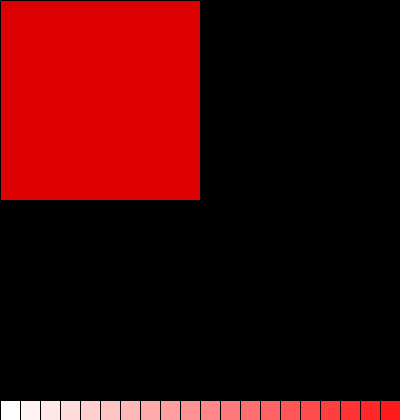
Frame 1 (no input)
Frame 60 (the mouse pressed at the canvas centre just before this capture): identical to frame 1, image omitted
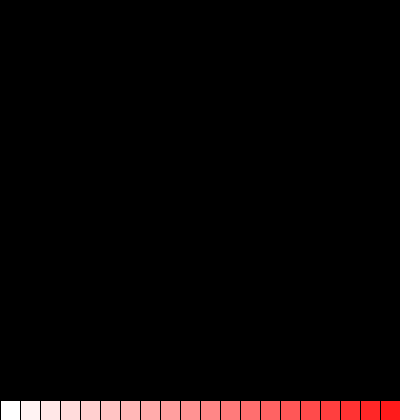
Frame 120 (the mouse held since frame 60 and released just before this capture)

The Processing sketch that drew these frames (run headless with seeded random() and noise(); from frame 60 on, the mouse is pressed at the canvas centre):

// Processing sketch: processing_5690
// ── processing_5690.pde

void setup ()
{
  size (400,420);
}

void draw ()
{ background (0);

  if (mouseX< width/2 && mouseY<210)
  { fill (220,0,0);
    rect(0,0,200,200);
  }
  
  if(mouseX > width/2 && mouseY<height/2)
  {
    fill (0,220,0);
    rect(200,0,200,200);
  }
  if (mouseX < width/2 && mouseY >height/2)
 { fill (0,0,200);
  rect(0,200,200,200);
}
if (mouseX> width/2 && mouseY > height/2)
{ fill(20,150,70);
rect(200,200,200,200);
}
;
for (int i=0; i<20; i++)
{ int kleur = 255 - (i * (255/20));
fill (255, kleur, kleur);
rect (i*20, 400, 20, 20);
 
}
}
  
